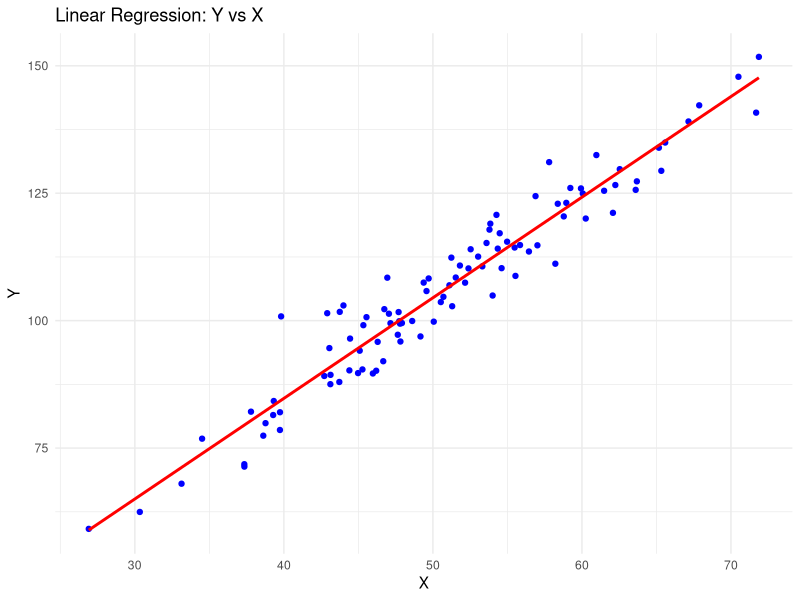
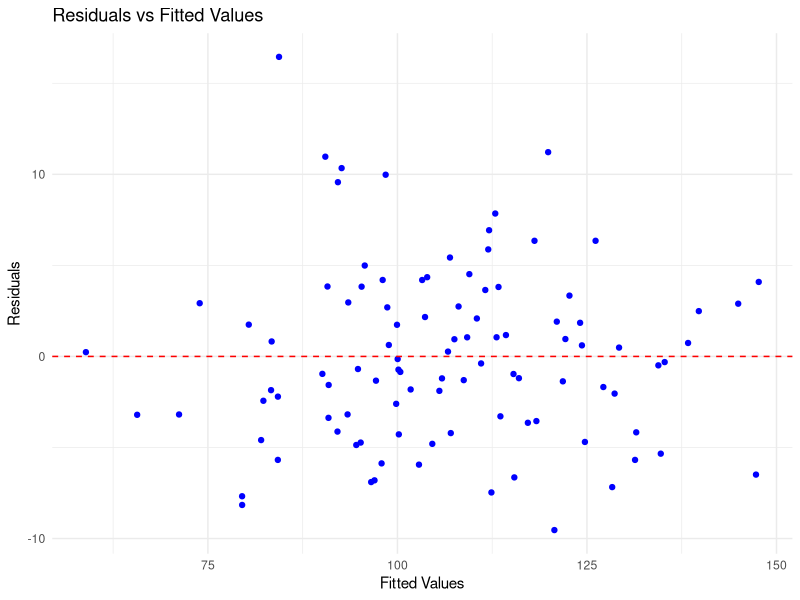
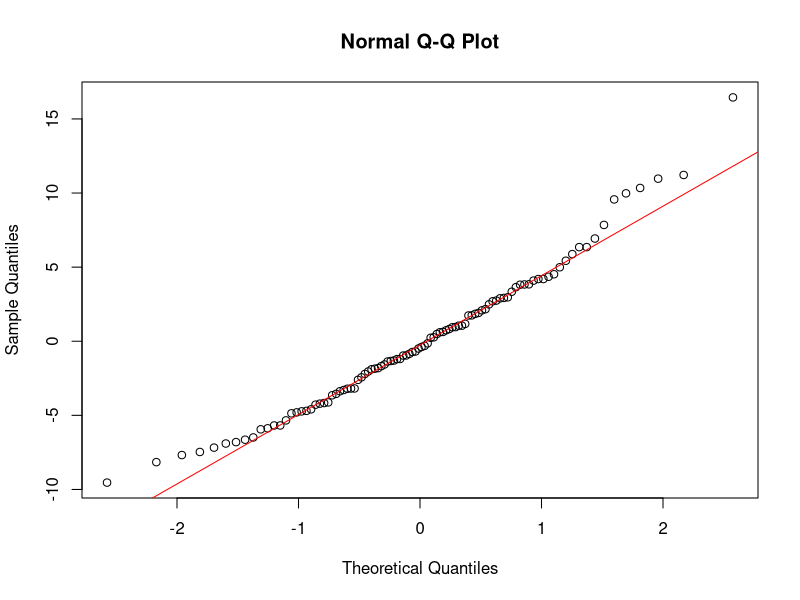

Here is the R script that generated these plots, in order:
# Load necessary libraries
library(ggplot2)
library(stats)

# Step 1: Create sample data (X, Y)
set.seed(123)  # Set seed for reproducibility
n <- 100  # Number of data points
X <- rnorm(n, mean=50, sd=10)  # Independent variable (Normal distribution)
epsilon <- rnorm(n, mean=0, sd=5)  # Error term (Normal distribution)
Y <- 5 + 2 * X + epsilon  # Dependent variable with some linear relationship

# Combine into a data frame
data <- data.frame(X, Y)

# Step 2: Perform linear regression
lm_model <- lm(Y ~ X, data=data)

# Step 3: Plot the regression line with the data points
ggplot(data, aes(x=X, y=Y)) +
  geom_point(color="blue") +  # Scatter plot of the data points
  geom_smooth(method="lm", se=FALSE, color="red") +  # Linear regression line
  labs(title="Linear Regression: Y vs X",
       x="X", y="Y") +
  theme_minimal()

# Step 4: Plot residuals to check for normality
residuals <- lm_model$residuals

# Plot the residuals vs fitted values
ggplot(data, aes(x=fitted(lm_model), y=residuals)) +
  geom_point(color="blue") +
  geom_hline(yintercept=0, linetype="dashed", color="red") +
  labs(title="Residuals vs Fitted Values",
       x="Fitted Values", y="Residuals") +
  theme_minimal()

# Q-Q plot to check normality of residuals
qqnorm(residuals)
qqline(residuals, col="red")

# Step 5: Check normality statistically (Shapiro-Wilk test)
shapiro_test <- shapiro.test(residuals)
shapiro_test

